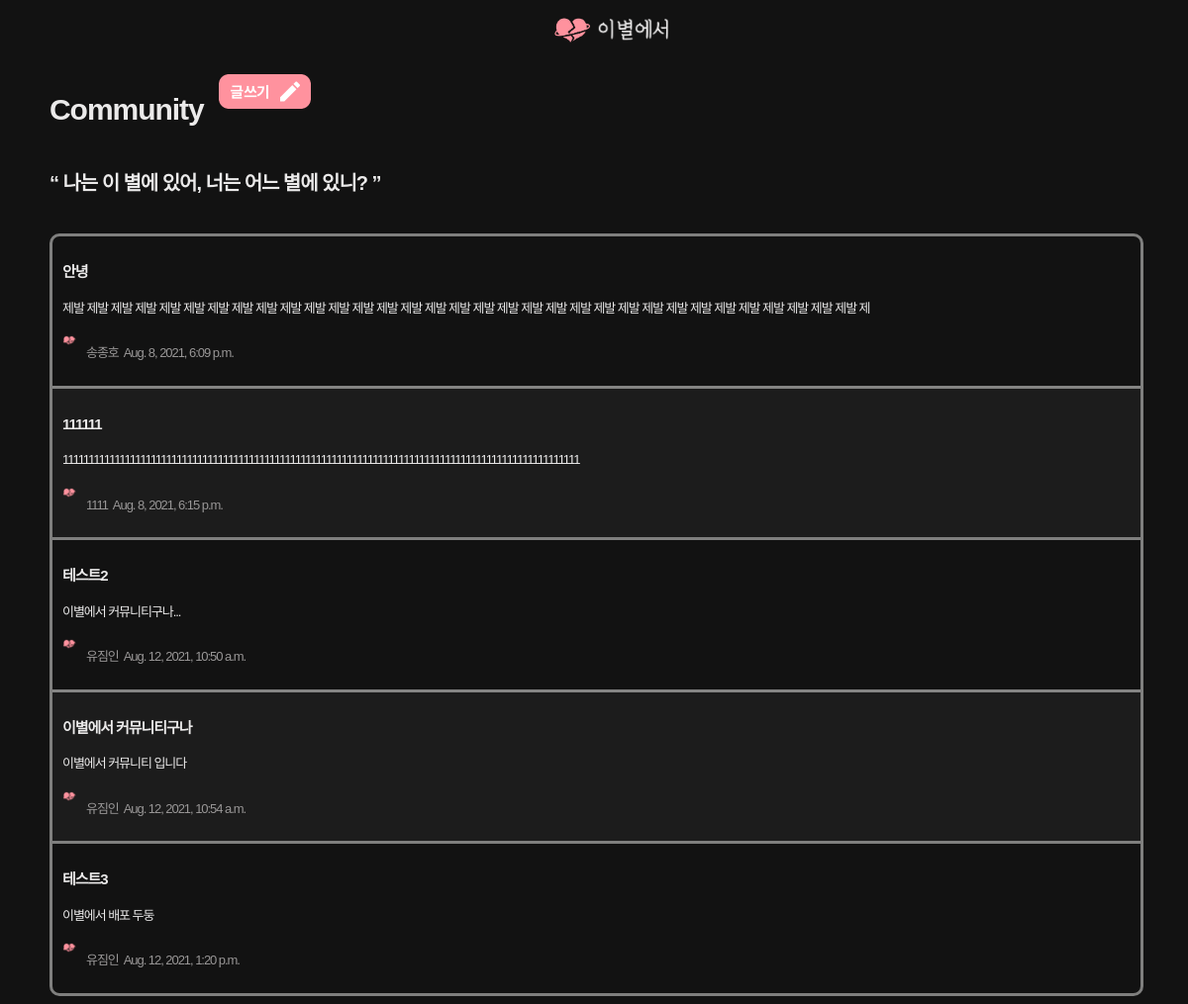
The page /blogApp/main/ on the database as committed earlier.
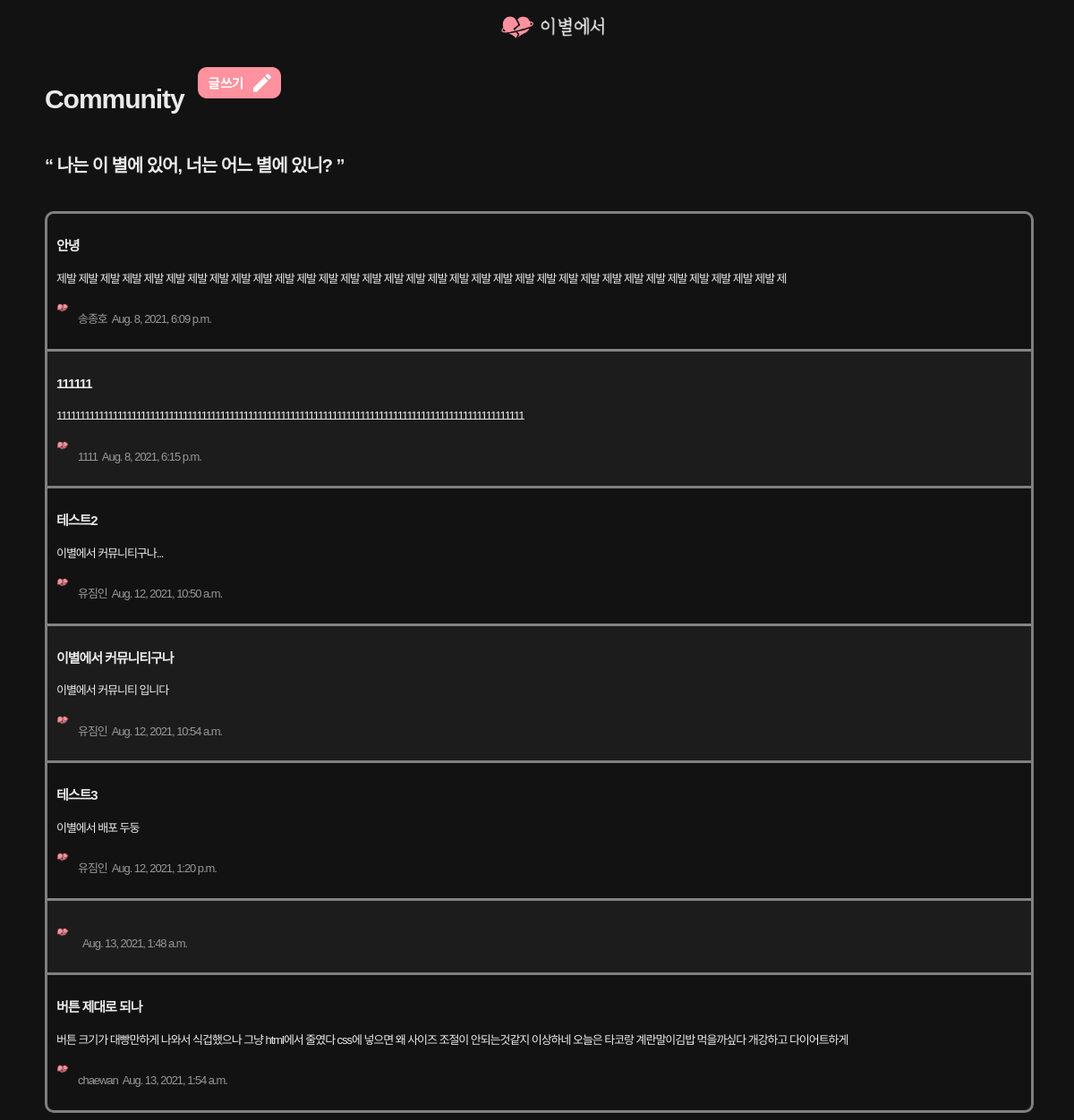
The same page on the database as committed later.
### blogApp/models.py (models this page shows, shortened)
class Blog(models.Model) :
    title = models.CharField(max_length=200)         # 제목
    writer = models.CharField(max_length=100)        # 작성자
    pub_date = models.DateTimeField()                # 게시물 올린 날짜
    body = models.TextField()   #게시물의 내용
    def summary(self):
        return self.body[:100]  # 100자만 볼 수 있도록 설정

### blogApp/views.py (the view)
# urls.py: path('main/',mainBlog,name="mainBlog"),
def mainBlog(request):
    blogs = Blog.objects.all()
    return render(request,'main_blog.html',{'blogs' : blogs})

### blogApp/templates/main_blog.html (shortened to what this page needs)
{% extends 'base.html' %} {% block content %}
<!DOCTYPE html>
<html lang="en">
  <head>
    {% load static %}
    <link
      rel="stylesheet"
      href="https://cdn.jsdelivr.net/npm/reset-css@5.0.1/reset.min.css"
    />
    <link
      rel="stylesheet"
      href="https://cdn.jsdelivr.net/npm/reset-css@5.0.1/reset.min.css"
    />
    {% load static %}
    <link rel="stylesheet" href="{% static 'common.css' %}" />
    <link rel="stylesheet" href="{% static 'community.css' %}" />
  </head>
  <body>
    <div class="inner__content">
      <div class="pageInfo">
        <div class="titleButtonBox">
          <h1>Community</h1>
          <a href="{%url 'newBlog'%}">
            <img class="writeButton" src="{% static 'writeButton.png' %}" />
          </a>
        </div>
        <h2>“ 나는 이 별에 있어, 너는 어느 별에 있니? ”</h2>
      </div>
      <div class="container">
        {% load static %} {%for blog in blogs%}
        <a href="{%url 'detailBlog' blog.id %}" class="postItemBox">
          <div class="postTitleContentBox">
            <p class="title">{{blog.title}}</p>
            <p class="content">{{blog.summary}}</p>
          </div>
          <div class="postWriterPubDateBox">
            <img src="{% static 'fromFarewell.png' %}" class="writerImage" />
            <p class="writer">{{blog.writer}}</p>
            <p class="pubDate">{{blog.pub_date}}</p>
          </div>
        </a>
        {% endfor %}
      </div>
    </div>
  </body>
</html>
{% endblock %}

Rows that differ between the two databases and show on the page:
added Blog: pub_date "Aug. 13, 2021, 1:48 a.m."
added Blog: title "버튼 제대로 되나", summary "버튼 크기가 대빵만하게 나와서 식겁했으나 그냥 html에서 줄였다 css에 넣으면 왜 사이즈 조절이 안되는것같지 이상하네 오늘은 타코랑 계란말이김밥 먹을까싶다 개강하고 다이어트하게", writer "chaewan", pub_date "Aug. 13, 2021, 1:54 a.m."
